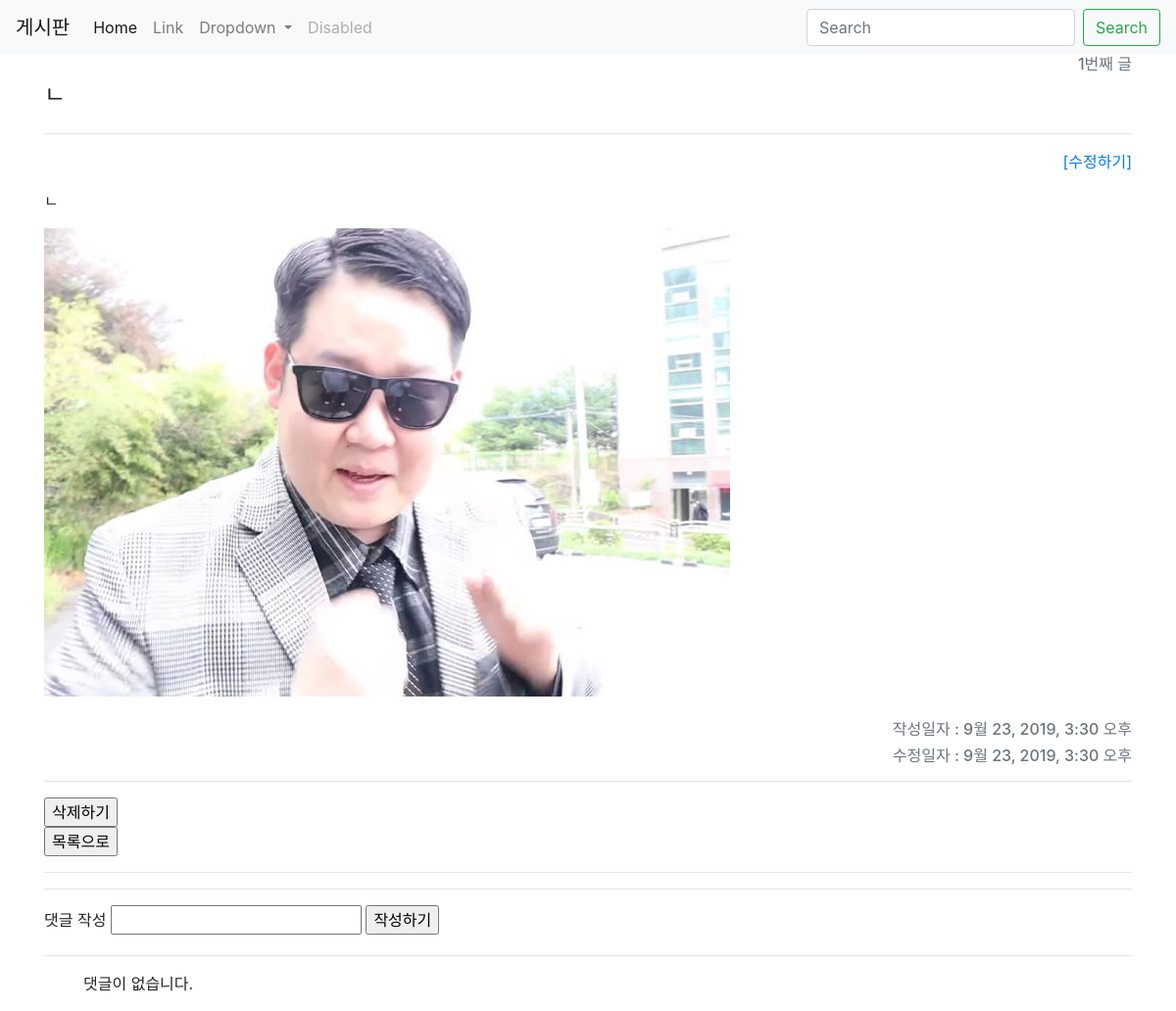
/articles/1/, run on the app's committed database.
### articles/models.py (models this page shows, shortened)
class Article(models.Model):
    title = models.CharField(max_length=10)
    content = models.TextField()
    image = models.ImageField(blank=True)
    image_thumbnail = ImageSpecField(
        processors=[ResizeToFit(300, 300)],
        format='JPEG',
        options={'quality': 80}
    )
    created_at = models.DateTimeField(auto_now_add=True)
    updated_at = models.DateTimeField(auto_now=True)

### articles/views.py (the view)
# urls.py: path('<int:article_pk>/', views.detail, name='detail'),
def detail(request, article_pk):
    article = Article.objects.get(pk=article_pk)
    comments = article.comment_set.all()
    context = {
        'article': article,
        'comments': comments,
    }
    return render(request, 'articles/detail.html', context)

### articles/templates/articles/detail.html (shortened to what this page needs)
{% extends 'articles/base.html' %}
{% block body %}
  <div><h6 class="text-right text-secondary">{{ article.id }}번째 글 </h6></div>
  <h4 style="display:inline-block;"> {{ article.title }}</h4>
  <hr>
  <p  class="text-right">
    <a href="{% url 'articles:update' article.pk %}" class="text-right ml-auto">[수정하기]</a>
  </p>
  <div><p>{{ article.content }}</p></div>
  <div><img src="{{ article.image.url }}" alt=""></div>
  <br>
  <h6 class="text-right text-secondary ml-auto inline">작성일자 : {{ article.created_at }}</h6>
  <h6 class="text-right text-secondary">수정일자 : {{ article.updated_at }}</h6>
  <hr>
  <form action="{% url 'articles:delete' article.pk %}" method="POST" onclick="return confirm('REALLY DELETE?')">
    <input type="submit" value="삭제하기">
  </form>
  <form action="{% url 'articles:index' %}">
    <input type="submit" value="목록으로">
  </form>
  <hr>
  <hr>
  <form action="{% url 'articles:comment_create' article.pk %}" method="POST">
    <label for="content">댓글 작성</label>
    <input type="text" id="content" name="content">
    <input type="submit" value="작성하기">
  </form>
  <hr>
  <ol>
    {% for comment in comments %}
      <li>{{comment.content}}</li>
      <p> : {{comment.created_at}}</p>
      <form action="{% url 'articles:comment_delete' article.pk comment.pk %}" method="POST" onclick="return confirm('REALLY DELETE?')">
    {% csrf_token %}
    <input type="submit" value="삭제하기">
  </form>
      <hr>
    {% empty %}
      <p>댓글이 없습니다.</p>
    {% endfor %}
  </ol>
{% endblock %}

### data on the page
Article: id "1", title "ㄴ", content "ㄴ", image (picture), created_at "9월 23, 2019, 3:30 오후", updated_at "9월 23, 2019, 3:30 오후"
